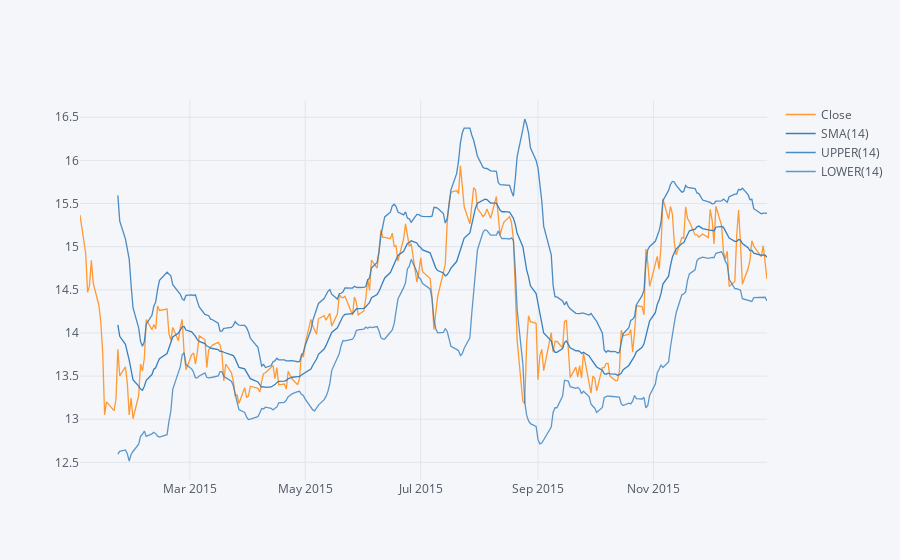

Here is the notebook cell this chart was saved with:
### Code cell
BAC = BAC.sort_index()
BAC['Close'].loc['2015-01-01':'2016-01-01'].ta_plot(study='boll')

### Figure 1 — Plotly figure (JSON) as saved in the notebook; plotly's stock layout.template omitted (floating-point values rounded to 4 significant figures; data arrays with more than 128 entries replaced by an {"elided": "..."} marker saying what was removed)
{"data": [{"line": {"color": "rgba(255, 153, 51, 1.0)", "dash": "solid", "shape": "linear", "width": 1.3}, "mode": "lines", "name": "Close", "text": "", "type": "scatter", "x": {"elided": "252 str values"}, "y": {"elided": "252 float values"}}, {"line": {"color": "rgba(55, 128, 191, 1.0)", "dash": "solid", "shape": "linear", "width": 1.3}, "mode": "lines", "name": "SMA(14)", "text": "", "type": "scatter", "x": {"elided": "252 str values"}, "y": {"elided": "252 mixed values"}}, {"line": {"color": "rgba(55, 128, 191, 0.8999999999999999)", "dash": "solid", "shape": "linear", "width": 1.3}, "mode": "lines", "name": "UPPER(14)", "text": "", "type": "scatter", "x": {"elided": "252 str values"}, "y": {"elided": "252 mixed values"}}, {"line": {"color": "rgba(55, 128, 191, 0.7999999999999998)", "dash": "solid", "shape": "linear", "width": 1.3}, "mode": "lines", "name": "LOWER(14)", "text": "", "type": "scatter", "x": {"elided": "252 str values"}, "y": {"elided": "252 mixed values"}}], "layout": {"legend": {"bgcolor": "#F5F6F9", "font": {"color": "#4D5663"}}, "paper_bgcolor": "#F5F6F9", "plot_bgcolor": "#F5F6F9", "title": {"font": {"color": "#4D5663"}}, "xaxis": {"gridcolor": "#E1E5ED", "showgrid": true, "tickfont": {"color": "#4D5663"}, "title": {"font": {"color": "#4D5663"}, "text": ""}, "zerolinecolor": "#E1E5ED"}, "yaxis": {"gridcolor": "#E1E5ED", "showgrid": true, "tickfont": {"color": "#4D5663"}, "title": {"font": {"color": "#4D5663"}, "text": ""}, "zerolinecolor": "#E1E5ED"}}}
